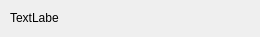
<?xml version="1.0" encoding="UTF-8"?>
<ui version="4.0">
 <class>Form</class>
 <widget class="QWidget" name="Form">
  <property name="geometry">
   <rect>
    <x>0</x>
    <y>0</y>
    <width>260</width>
    <height>37</height>
   </rect>
  </property>
  <property name="windowTitle">
   <string>Form</string>
  </property>
  <widget class="QLabel" name="label">
   <property name="geometry">
    <rect>
     <x>10</x>
     <y>10</y>
     <width>49</width>
     <height>16</height>
    </rect>
   </property>
   <property name="text">
    <string>TextLabel</string>
   </property>
  </widget>
 </widget>
 <resources/>
 <connections/>
</ui>
